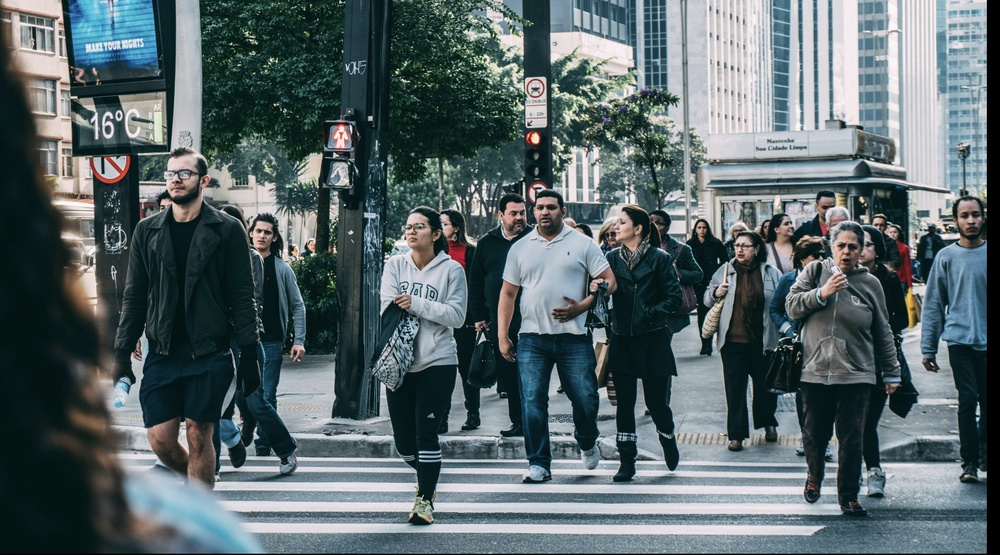
#> input picture Blur the image/img.jpg, 1000 x 555 px, shrunk from 1520 x 844 before the run, found by its file name
$ python thersholdMask.py
#> lines starting #> are read from the running program, lines starting #| are printed output that depends on the picture; after the words box and inside, x2 and y2 are one past the last pixel; in counts of white or black regions, pixels touching at a corner belong together
import cv2 as cv
import numpy as np

def mask():
    image = cv.imread('img.jpg')
#> image is the input picture: shape (555, 1000, 3); mean B, G, R 105.7, 102.8, 88.9
    if image is None:
        print(" Error:Enabl to load file. ")
    else:
        hsv = cv.cvtColor(image, cv.COLOR_BGR2HSV)
#> hsv: shape (555, 1000, 3); mean H, S, V 88, 92.4, 109.2
        #green color
        lower = np.array([36,25,25])
        upper = np.array([86, 255,255])

        mask = cv.inRange(hsv, lower, upper)
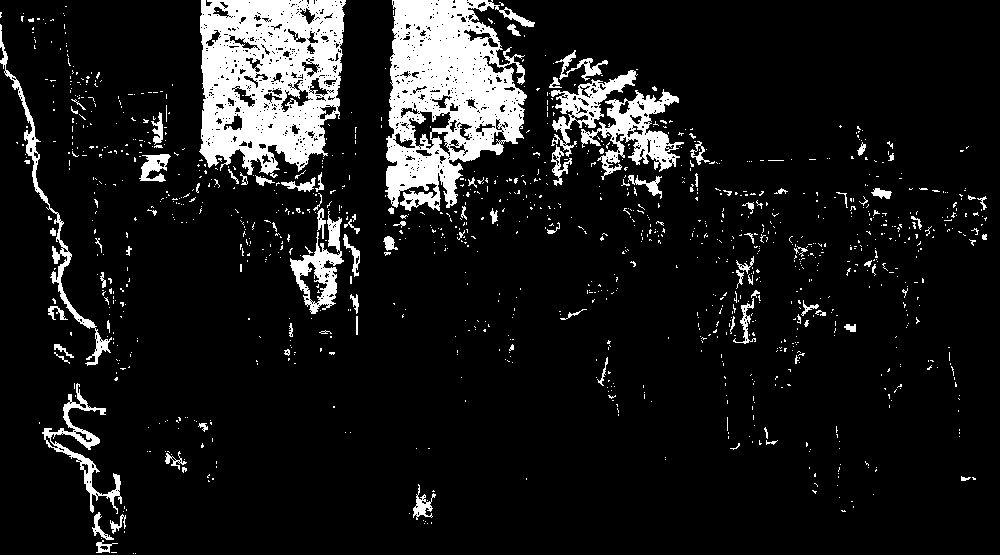
#> mask: shape (555, 1000); 10.6% white; 1193 white regions (1097 under 20 px), largest, box (x1, y1, x2, y2) and area: (199, 0, 346, 178) 18485, (385, 0, 535, 211) 18455, (581, 89, 684, 180) 3364
        color_only = cv.bitwise_and(image, image, mask = mask)
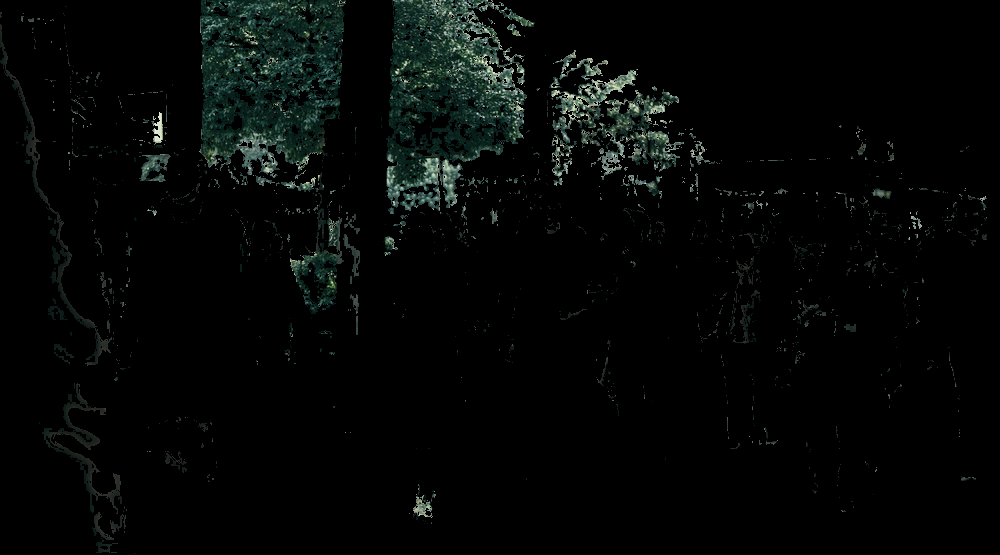
#> color_only: shape (555, 1000, 3); mean B, G, R 6.1, 7, 4.7
        mask = cv.cvtColor(mask, cv.COLOR_GRAY2BGR)
        cv.imwrite("only_color.jpg",color_only)
        return  cv.imwrite("threshold_mask.jpg",cv.subtract(image, mask))
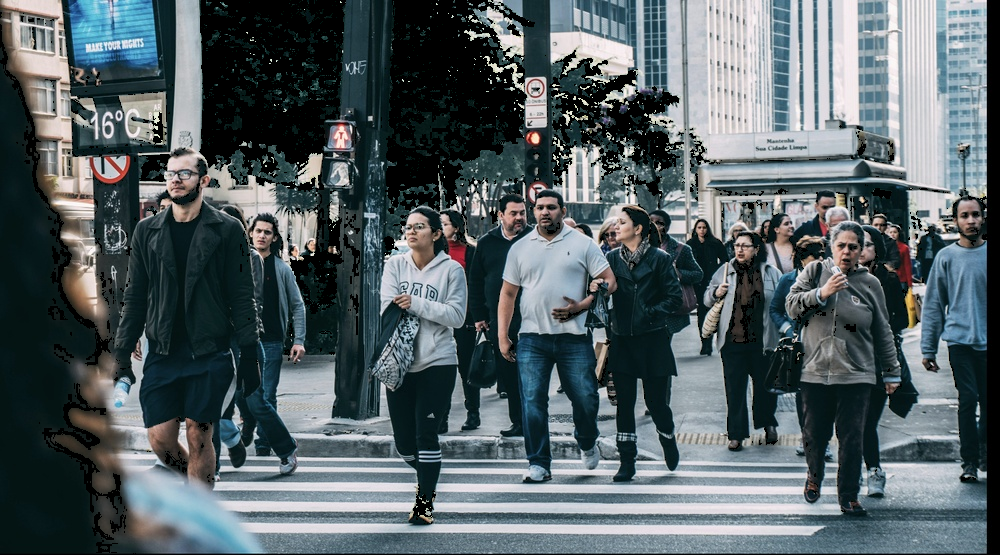
#> saved as threshold_mask.jpg: shape (555, 1000, 3); mean B, G, R 99.6, 95.8, 84.2
if __name__ == "__main__" :

 mask()

$ run again, with Blur the image/example.jpg copied over Blur the image/img.jpg
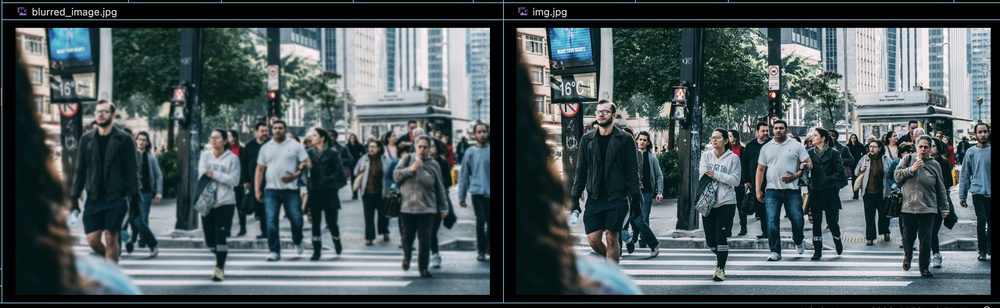
#> input picture Blur the image/example.jpg, 1000 x 308 px, shrunk from 2584 x 796 before the run, found by its file name
#> in mask, image is the input picture: shape (308, 1000, 3); mean B, G, R 91.1, 88.3, 76.1
#> hsv: shape (308, 1000, 3); mean H, S, V 84.8, 97.4, 93.7
#> in mask, `mask = cv.inRange(hsv, lower, upper)`:
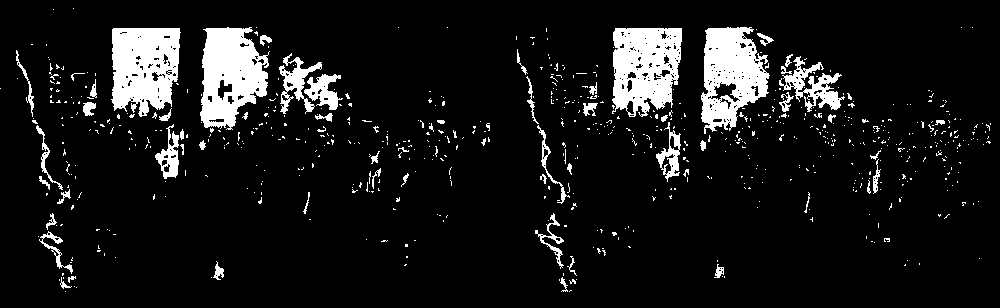
#> mask: shape (308, 1000); 9.5% white; 691 white regions (630 under 20 px), largest, box (x1, y1, x2, y2) and area: (111, 28, 181, 117) 4820, (200, 27, 270, 130) 4758, (612, 28, 682, 117) 4698
#> in mask, `return  cv.imwrite("threshold_mask.jpg",cv.subtract(image, mask))`:
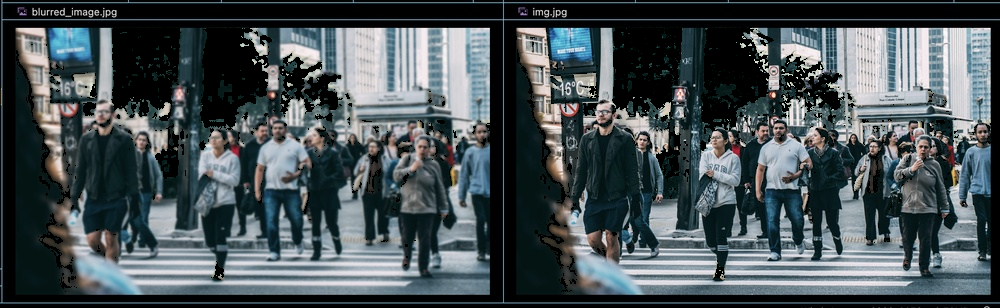
#> saved as threshold_mask.jpg: shape (308, 1000, 3); mean B, G, R 85.6, 82, 72
